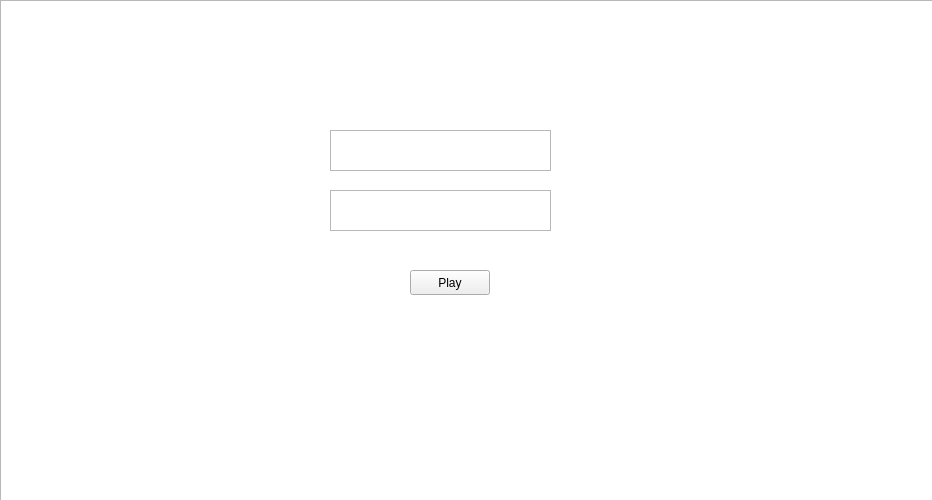
<?xml version="1.0" encoding="UTF-8"?>
<ui version="4.0">
 <class>Ventana</class>
 <widget class="QWidget" name="Ventana">
  <property name="geometry">
   <rect>
    <x>0</x>
    <y>0</y>
    <width>932</width>
    <height>500</height>
   </rect>
  </property>
  <property name="windowTitle">
   <string>Form</string>
  </property>
  <widget class="QGraphicsView" name="graphicsView">
   <property name="geometry">
    <rect>
     <x>0</x>
     <y>0</y>
     <width>1000</width>
     <height>550</height>
    </rect>
   </property>
  </widget>
  <widget class="QTextEdit" name="Usuario">
   <property name="geometry">
    <rect>
     <x>330</x>
     <y>130</y>
     <width>221</width>
     <height>41</height>
    </rect>
   </property>
  </widget>
  <widget class="QTextEdit" name="Contrasena">
   <property name="geometry">
    <rect>
     <x>330</x>
     <y>190</y>
     <width>221</width>
     <height>41</height>
    </rect>
   </property>
  </widget>
  <widget class="QPushButton" name="pushButton">
   <property name="geometry">
    <rect>
     <x>410</x>
     <y>270</y>
     <width>80</width>
     <height>25</height>
    </rect>
   </property>
   <property name="text">
    <string>Play</string>
   </property>
  </widget>
 </widget>
 <resources/>
 <connections/>
</ui>
